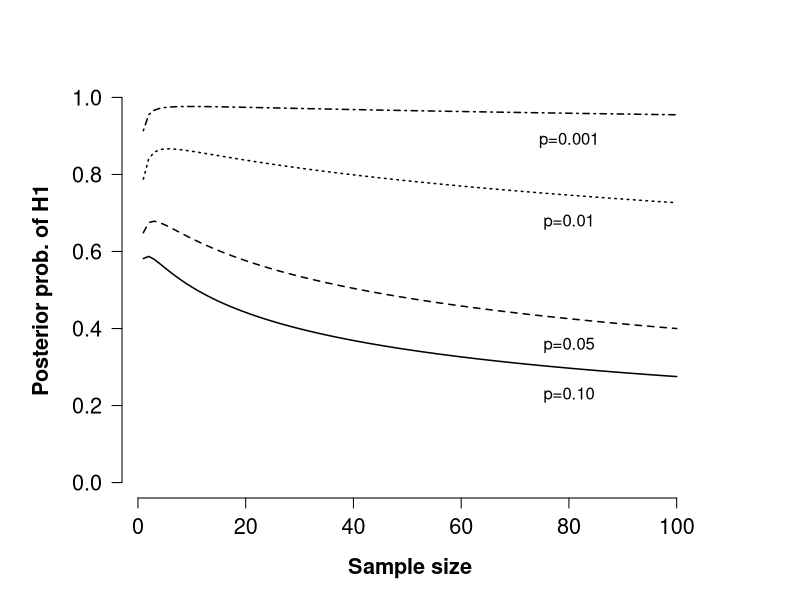

Generate this figure with R:
# formula from Berger & Sellke (1987)

nullProb = function(p,n){
  t=qt(1-p/2, df=Inf)
  1-(1 + (1 + n)^(-0.5)*exp(t^2/(2*(1+1/n))))^(-1)
}

y = matrix(data=NA, nrow=100, ncol=4)
n = 1:100

y[,1] = nullProb(p=0.10, n)
y[,2] = nullProb(p=0.05, n)
y[,3] = nullProb(p=0.01, n)
y[,4] = nullProb(p=0.001, n)

par(cex.main=1.5, mar=c(5, 6, 4, 5) + 0.1, mgp = c(3.5, 1, 0), cex.lab = 1.5, 
    font.lab = 2, cex.axis = 1.3, bty = "n", las=1)
plot(n,rep(-10,length(n)), type="p", ylab="", xlab="", cex=1.5,
     ylim = c(0,1), xlim=c(1,100), lwd=2, pch=5, axes=F, main="")
axis(1)
mtext("Sample size", side=1, line=3, cex=1.3, font=2)
axis(2)
par(las=0)
mtext("Posterior prob. of H1", side=2, line=3.5, cex=1.3, font=2)

lines(x=n, y=y[,1], lwd=1.5, lty=1) # p=0.10
lines(x=n, y=y[,2], lwd=1.5, lty=2) # p=0.05
lines(x=n, y=y[,3], lwd=1.5, lty=3) # p=0.01
lines(x=n, y=y[,4], lwd=1.5, lty=4)

text(80, y[80,1]-0.07, "p=0.10")
text(80, y[80,2]-0.07, "p=0.05")
text(80, y[80,3]-0.07, "p=0.01")
text(80, y[80,4]-0.07, "p=0.001")

